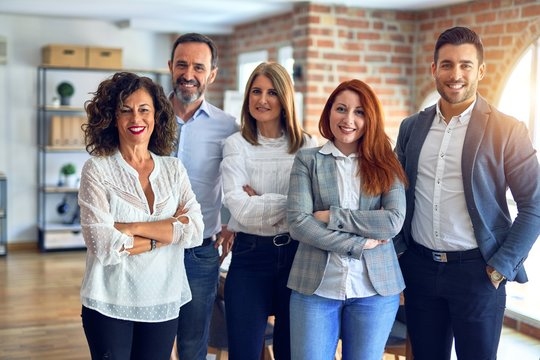
#> input picture Algorithm-6/image-2.jpg, 540 x 360 px
$ jupyter execute code.ipynb
#> lines starting #> are read from the running program, lines starting #| are printed output that depends on the picture
### **Built-In Implementation**

[cell 1]
import cv2
import numpy as np
import matplotlib.pyplot as plt
from matplotlib.patches import Rectangle
from datetime import datetime

def detect_faces(image_path):
    """
    Detect faces in an image using Viola-Jones algorithm via OpenCV.
    Returns the original image and detected face coordinates.
    """
#> called with image_path = 'image-2.jpg'
    # Read the image
    img = cv2.imread(image_path)
#> img is the input picture: shape (360, 540, 3); mean B, G, R 137.9, 134.5, 139.3

    # Convert to RGB (OpenCV uses BGR by default)
    img_rgb = cv2.cvtColor(img, cv2.COLOR_BGR2RGB)

    # Convert to grayscale for face detection
    gray = cv2.cvtColor(img, cv2.COLOR_BGR2GRAY)
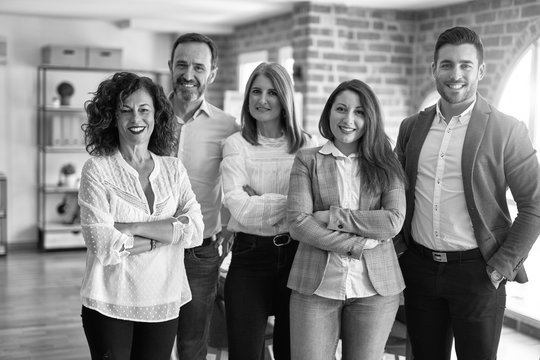
#> gray: shape (360, 540); min 1, max 255, mean 136.3

    # Load the pre-trained Viola-Jones face detector
    face_cascade = cv2.CascadeClassifier(cv2.data.haarcascades + 'haarcascade_frontalface_default.xml')

    # Detect faces
    # Parameters: image, scaleFactor, minNeighbors
    faces = face_cascade.detectMultiScale(gray, 1.1, 5, minSize=(30, 30))
#> faces = [[110, 92, 52, 52], [241, 74, 47, 47], [163, 46, 53, 53], [428, 43, 56, 56], [323, 92, 51, 51]]

    return img_rgb, faces

def visualize_faces(img, faces, image_path):
    """
    Create a clean visualization showing only the image with detected faces
    """
    # Create a figure with appropriate size based on image dimensions
    height, width, _ = img.shape
    fig_width = 10
    fig_height = fig_width * (height / width)

    fig = plt.figure(figsize=(fig_width, fig_height))
    plt.imshow(img)

    # Simple title
    plt.title('Face Detection using Viola-Jones Algorithm', fontsize=16, pad=10)

    # Create visually pleasing colors for face rectangles
    colors = plt.cm.viridis(np.linspace(0, 0.8, len(faces)))

    # Add face rectangles with different colors
    for i, (x, y, w, h) in enumerate(faces):
        rect = Rectangle((x, y), w, h, linewidth=2, edgecolor=colors[i], facecolor='none')
        plt.gca().add_patch(rect)

        # Add a small label with face number
        plt.text(x, y-5, f'Face {i+1}', color=colors[i], fontweight='bold',
                 bbox=dict(facecolor='white', alpha=0.7, edgecolor='none', boxstyle='round,pad=0.2'))

    plt.axis('off')  # Hide axes
    plt.tight_layout()

    return fig

def print_face_details(faces, image_path):
    """
    Print detailed information about detected faces
    """
    print("\n" + "="*50)
    print(f"FACE DETECTION RESULTS")
    print("="*50)
    print(f"Algorithm: Viola-Jones (Haar Cascades)")
    print(f"Image: {image_path}")
    print(f"Timestamp: {datetime.now().strftime('%Y-%m-%d %H:%M:%S')}")
    print(f"Total faces detected: {len(faces)}")
    print("-"*50)

    if len(faces) == 0:
        print("No faces were detected in the image.")
        print("Try adjusting detection parameters or using a different image.")
    else:
        print("FACE MEASUREMENTS:")
        for i, (x, y, w, h) in enumerate(faces):
            face_area = w * h
            aspect_ratio = w / h if h > 0 else 0
            print(f"\nFace {i+1}:")
            print(f"  Position: (x={x}, y={y})")
            print(f"  Size: {w}×{h} pixels")
            print(f"  Area: {face_area} sq. pixels")
            print(f"  Aspect ratio: {aspect_ratio:.2f}")

    print("="*50)

# Set the image path directly in the code
image_path = "image-2.jpg"  # REPLACE THIS with your actual image path
# For example: image_path = "C:/Users/YourName/Pictures/group_photo.jpg"
# Or: image_path = "/home/user/images/faces.jpg"

# Detect faces
image, faces = detect_faces(image_path)

# Print detailed information in the console
print_face_details(faces, image_path)
#| Total faces detected: 5
#> the loop in print_face_details, `for i, (x, y, w, h) in enumerate(faces):` made 5 passes
#> (x, y, w, h, face_area) on passes 1 to 5: (110, 92, 52, 52, 2704), (241, 74, 47, 47, 2209), (163, 46, 53, 53, 2809), (428, 43, 56, 56, 3136), (323, 92, 51, 51, 2601)
#> (printed output is left out)

# Create and display a clean visualization
fig = visualize_faces(image, faces, image_path)
#> in visualize_faces, `colors = plt.cm.viridis(np.linspace(0, 0.8, len(faces)))`: colors = [[0.267, 0.00487, 0.329, 1], [0.254, 0.265, 0.53, 1], [0.164, 0.471, 0.558, 1], [0.135, 0.659, 0.518, 1], [0.478, 0.821, 0.318, 1]]
#> the loop in visualize_faces, `for i, (x, y, w, h) in enumerate(faces):` made 5 passes
plt.show()
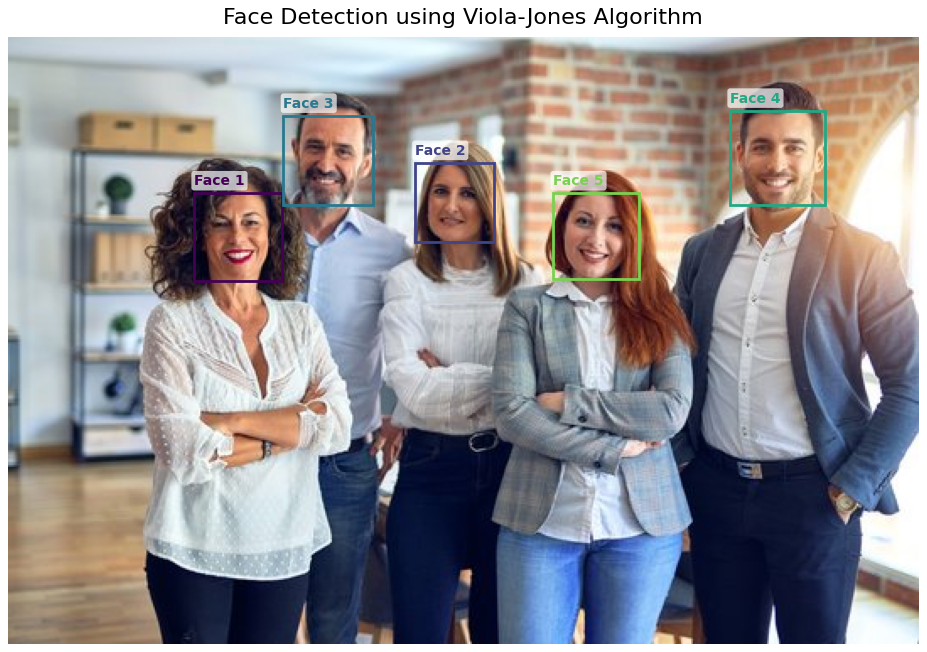
#> figure drawn by matplotlib, 1 panel

### **From Scratch Implementation**

[cell 2]
import numpy as np
import matplotlib.pyplot as plt
from matplotlib.patches import Rectangle
import cv2
from datetime import datetime
from tqdm import tqdm
import time

class IntegralImage:
    """Integral image implementation for fast feature computation"""

    def __init__(self, image):
        self.integral = self._compute_integral(image)

    def _compute_integral(self, image):
        """Compute the integral image using vectorized operations"""
        # This is 10-100x faster than the original nested loops approach
        integral = np.zeros((image.shape[0] + 1, image.shape[1] + 1), dtype=np.float64)
        integral[1:, 1:] = np.cumsum(np.cumsum(image, axis=0), axis=1)
        return integral

    def sum_region(self, x, y, w, h):
        """Calculate sum of pixels in rectangle (x,y,w,h) using integral image"""
        x1, y1 = x, y
        x2, y2 = x + w, y + h

        return (self.integral[y2, x2] -
                self.integral[y2, x1] -
                self.integral[y1, x2] +
                self.integral[y1, x1])


class HaarFeature:
    """Haar-like feature implementation"""

    TYPES = {
        'two_horizontal': [(0, 0, 1, 1), (1, 0, 1, 1)],  # Two adjacent rectangles horizontally
        'two_vertical': [(0, 0, 1, 1), (0, 1, 1, 1)],    # Two adjacent rectangles vertically
        'three_horizontal': [(0, 0, 1, 1), (1, 0, 1, 1), (2, 0, 1, 1)],  # Three horizontal
        'three_vertical': [(0, 0, 1, 1), (0, 1, 1, 1), (0, 2, 1, 1)],    # Three vertical
        'four': [(0, 0, 1, 1), (1, 0, 1, 1), (0, 1, 1, 1), (1, 1, 1, 1)]  # Four rectangles
    }

    def __init__(self, feature_type, position, width, height, threshold=0, polarity=1):
        self.type = feature_type
        self.position = position  # (x, y) position
        self.width = width
        self.height = height
        self.threshold = threshold  # For classification
        self.polarity = polarity    # Direction of comparison
        self.weight = 1.0           # For AdaBoost

        # Define rectangles based on type
        self.rectangles = []
        base_regions = self.TYPES[feature_type]

        # Pre-compute division factors
        x_divisions = len(set(r[0] for r in base_regions))
        y_divisions = len(set(r[1] for r in base_regions))

        # Scale and position the rectangles (pre-computed)
        for rect in base_regions:
            rx, ry, rw, rh = rect
            scaled_x = position[0] + rx * (width // x_divisions)
            scaled_y = position[1] + ry * (height // y_divisions)
            scaled_w = rw * (width // x_divisions)
            scaled_h = rh * (height // y_divisions)
            self.rectangles.append((scaled_x, scaled_y, scaled_w, scaled_h))

    def compute_value(self, integral_image):
        """Calculate feature value from integral image"""
        white_sum = 0
        black_sum = 0

        # Alternate between white (+) and black (-) regions
        for i, rect in enumerate(self.rectangles):
            x, y, w, h = rect
            region_sum = integral_image.sum_region(x, y, w, h)
            if i % 2 == 0:
                white_sum += region_sum
            else:
                black_sum += region_sum

        return white_sum - black_sum

    def classify(self, integral_image):
        """Apply the threshold to classify a feature value"""
        feature_value = self.compute_value(integral_image)
        return 1 if self.polarity * feature_value < self.polarity * self.threshold else 0


class WeakClassifier:
    """A weak classifier using a single Haar feature"""

    def __init__(self, feature):
        self.feature = feature
        self.threshold = 0
        self.polarity = 1
        self.weight = 1.0

    def classify(self, integral_image):
        """Classify using the haar feature"""
        return self.feature.classify(integral_image)

    def set_threshold(self, threshold, polarity):
        """Update the threshold and polarity of the feature"""
        self.feature.threshold = threshold
        self.feature.polarity = polarity


class ViolaJonesDetector:
    """Fast Viola-Jones face detector implementation"""

    def __init__(self):
        """Initialize detector with simplified pre-trained cascade"""
        self.cascade = []
        self._initialize_cascade()

    def _initialize_cascade(self):
        """Initialize a basic cascade (same as original for compatibility)"""
        # Stage 1 - Basic features near eye regions
        stage1 = []

        # Two horizontal features (detect eye regions - darker eyes surrounded by lighter skin)
        eye_feature1 = HaarFeature('two_horizontal', (14, 14), 18, 6, threshold=20, polarity=1)
        eye_classifier1 = WeakClassifier(eye_feature1)
        eye_classifier1.weight = 2.5
        stage1.append(eye_classifier1)

        eye_feature2 = HaarFeature('two_horizontal', (14, 20), 18, 6, threshold=20, polarity=1)
        eye_classifier2 = WeakClassifier(eye_feature2)
        eye_classifier2.weight = 2.2
        stage1.append(eye_classifier2)

        # Stage 2 - Features for nose and mouth regions
        stage2 = []

        # Vertical feature for nose bridge
        nose_feature = HaarFeature('two_vertical', (20, 15), 6, 24, threshold=15, polarity=1)
        nose_classifier = WeakClassifier(nose_feature)
        nose_classifier.weight = 1.8
        stage2.append(nose_classifier)

        # Horizontal feature for mouth
        mouth_feature = HaarFeature('three_horizontal', (12, 32), 24, 8, threshold=15, polarity=1)
        mouth_classifier = WeakClassifier(mouth_feature)
        mouth_classifier.weight = 2.0
        stage2.append(mouth_classifier)

        # Add stages to cascade
        self.cascade = [stage1, stage2]

    def detect_faces(self, image, min_size=40, scale_factor=1.25, slide_step=4):
        """Fast face detection with progress bar"""
        # Convert to grayscale if needed
        if len(image.shape) > 2:
            gray = cv2.cvtColor(image, cv2.COLOR_RGB2GRAY)
        else:
            gray = image.copy()

        height, width = gray.shape
        faces = []

        # Generate scales to check (pre-calculate to show progress)
        scales = []
        current_scale = 1
        scale_sizes = []

        while min_size * current_scale < min(height, width):
            window_size = int(min_size * current_scale)
            scales.append(current_scale)
            scale_sizes.append(window_size)
            current_scale *= scale_factor

        # Calculate total windows to process (for progress bar)
        total_windows = 0
        for window_size in scale_sizes:
            step = max(1, slide_step * int(window_size / min_size))
            x_steps = max(0, (width - window_size) // step + 1)
            y_steps = max(0, (height - window_size) // step + 1)
            total_windows += x_steps * y_steps

        # Create progress bar
        with tqdm(total=total_windows, desc="Detecting faces", unit="windows") as pbar:
            # Slide window of multiple sizes across the image
            for window_size in scale_sizes:
                step = max(1, slide_step * int(window_size / min_size))

                # Fast downsampling instead of processing full image for each window
                scale_factor_relative = window_size / min_size
                if scale_factor_relative > 2:
                    # Downsampling for faster processing of large windows
                    scaling = 1.0 / scale_factor_relative
                    scaled_width = int(width * scaling)
                    scaled_height = int(height * scaling)
                    scaled_img = cv2.resize(gray, (scaled_width, scaled_height), interpolation=cv2.INTER_AREA)

                    # Adjust window size and step for the scaled image
                    scaled_window_size = min_size
                    scaled_step = max(1, slide_step)

                    # Iterate over the scaled image
                    for y in range(0, scaled_height - scaled_window_size, scaled_step):
                        for x in range(0, scaled_width - scaled_window_size, scaled_step):
                            window = scaled_img[y:y+scaled_window_size, x:x+scaled_window_size]

                            # Skip small windows
                            if window.shape[0] != scaled_window_size or window.shape[1] != scaled_window_size:
                                continue

                            # Fast normalization
                            window = window.astype(np.float32)
                            mean_val = np.mean(window)
                            std_val = max(np.std(window), 1e-5)
                            window = ((window - mean_val) / std_val * 128 + 127).astype(np.uint8)

                            # Check if the window contains a face
                            if self._is_face(window):
                                # Scale coordinates back to original image
                                orig_x = int(x / scaling)
                                orig_y = int(y / scaling)
                                orig_size = window_size
                                faces.append((orig_x, orig_y, orig_size, orig_size))

                            # Update progress bar
                            pbar.update(1)
                else:
                    # Process the original image for smaller windows
                    for y in range(0, height - window_size, step):
                        for x in range(0, width - window_size, step):
                            window = gray[y:y+window_size, x:x+window_size]

                            # Skip small windows
                            if window.shape[0] != window_size or window.shape[1] != window_size:
                                continue

                            # Fast normalization
                            window = window.astype(np.float32)
                            mean_val = np.mean(window)
                            std_val = max(np.std(window), 1e-5)
                            window = ((window - mean_val) / std_val * 128 + 127).astype(np.uint8)

                            # Check if the window contains a face
                            if self._is_face(window):
                                faces.append((x, y, window_size, window_size))

                            # Update progress bar
                            pbar.update(1)

        # Perform non-maximum suppression to remove overlapping detections
        faces = self._non_max_suppression(faces)

        return faces

    def _is_face(self, window):
        """Check if window passes all cascade stages"""
        integral_img = IntegralImage(window)

        # Check each stage of the cascade
        for stage in self.cascade:
            stage_sum = 0

            # Sum up classification results from all classifiers in this stage
            for classifier in stage:
                stage_sum += classifier.weight * classifier.classify(integral_img)

            # If sum too low, early rejection
            stage_threshold = 0.6 * sum(classifier.weight for classifier in stage)
            if stage_sum < stage_threshold:
                return False

        # Passed all stages
        return True

    def _non_max_suppression(self, rectangles, overlap_threshold=0.4):
        """Simple non-maximum suppression to remove overlapping detections"""
        if not rectangles:
            return []

        # Convert to numpy array for easier manipulation
        if len(rectangles) == 0:
            return []

        rects = np.array(rectangles)

        # Calculate areas for all rectangles
        areas = rects[:, 2] * rects[:, 3]

        # Sort rectangles by size (descending)
        indices = np.argsort(-areas)

        keep = []
        while len(indices) > 0:
            # Keep the largest rectangle
            current = indices[0]
            keep.append(current)

            # Calculate overlap with all remaining rectangles
            remaining = []
            for i in indices[1:]:
                # Calculate intersection
                x1 = max(rects[current, 0], rects[i, 0])
                y1 = max(rects[current, 1], rects[i, 1])
                x2 = min(rects[current, 0] + rects[current, 2], rects[i, 0] + rects[i, 2])
                y2 = min(rects[current, 1] + rects[current, 3], rects[i, 1] + rects[i, 3])

                w = max(0, x2 - x1)
                h = max(0, y2 - y1)

                # Calculate overlap as a ratio of intersection to smaller area
                intersection = w * h
                overlap = intersection / min(areas[current], areas[i])

                # Keep rectangles with overlap below threshold
                if overlap < overlap_threshold:
                    remaining.append(i)

            indices = np.array(remaining)

        return [rectangles[i] for i in keep]


def visualize_faces(img, faces, image_path, detection_time=None):
    """Create a clean visualization showing only the image with detected faces"""
    # Create a figure with appropriate size based on image dimensions
    height, width = img.shape[:2]
    fig_width = 10
    fig_height = fig_width * (height / width)

    fig = plt.figure(figsize=(fig_width, fig_height))
    plt.imshow(img)

    # Simple title with detection time if available
    title = 'Face Detection using Viola-Jones Implementation'
    plt.title(title, fontsize=16, pad=10)

    # Create visually pleasing colors for face rectangles
    colors = plt.cm.viridis(np.linspace(0, 0.8, max(1, len(faces))))

    # Add face rectangles with different colors
    for i, (x, y, w, h) in enumerate(faces):
        rect = Rectangle((x, y), w, h, linewidth=2, edgecolor=colors[i % len(colors)], facecolor='none')
        plt.gca().add_patch(rect)

        # Add a small label with face number
        plt.text(x, y-5, f'Face {i+1}', color=colors[i % len(colors)], fontweight='bold',
                 bbox=dict(facecolor='white', alpha=0.7, edgecolor='none', boxstyle='round,pad=0.2'))

    plt.axis('off')  # Hide axes
    plt.tight_layout()

    return fig


def print_face_details(faces, image_path, detection_time=None):
    """Print detailed information about detected faces"""
    print("\n" + "="*50)
    print(f"FACE DETECTION RESULTS")
    print("="*50)
    print(f"Algorithm: Fast Viola-Jones Implementation")
    print(f"Image: {image_path}")
    print(f"Timestamp: {datetime.now().strftime('%Y-%m-%d %H:%M:%S')}")

    if detection_time is not None:
        print(f"Detection time: {detection_time:.3f} seconds")

    print(f"Total faces detected: {len(faces)}")
    print("-"*50)

    if len(faces) == 0:
        print("No faces were detected in the image.")
        print("Try adjusting detection parameters or using a different image.")
    else:
        print("FACE MEASUREMENTS:")
        for i, (x, y, w, h) in enumerate(faces):
            face_area = w * h
            aspect_ratio = w / h if h > 0 else 0
            print(f"\nFace {i+1}:")
            print(f"  Position: (x={x}, y={y})")
            print(f"  Size: {w}×{h} pixels")
            print(f"  Area: {face_area} sq. pixels")
            print(f"  Aspect ratio: {aspect_ratio:.2f}")

    print("="*50)


# Main execution
if __name__ == "__main__":
    # Set the image path directly in the code
    image_path = "image-2.jpg"  # REPLACE THIS with your actual image path

    try:
        # Load image
        image = cv2.imread(image_path)
        if image is None:
            print(f"Error: Could not load image from {image_path}")
            exit(1)

        image_rgb = cv2.cvtColor(image, cv2.COLOR_BGR2RGB)

        # Initialize our fast Viola-Jones detector
        detector = ViolaJonesDetector()

        # Measure performance
        start_time = time.time()

        # Run detection with progress bar - using faster settings
        faces = detector.detect_faces(
            image_rgb,
            min_size=40,
            scale_factor=1.25,  # Faster scaling
            slide_step=4  # Larger step size for faster processing
        )
#> after the loop in detect_faces, `for window_size in scale_sizes:`:
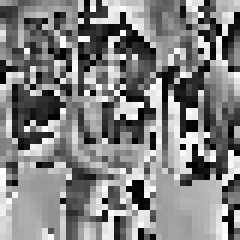
#> window: shape (40, 40) (shown 6 times larger); min 0, max 254, mean 129.1
#> the loop in _non_max_suppression, `while len(indices) > 0:` made 23 passes

        # Calculate detection time
        detection_time = time.time() - start_time

        # Print detailed information in the console
        print_face_details(faces, image_path, detection_time)
#| Total faces detected: 23
#> the loop in print_face_details, `for i, (x, y, w, h) in enumerate(faces):` made 23 passes
#> (x, y, w, h) on passes 1 to 12: (152, 182, 152, 152), (320, 242, 97, 97), (68, 240, 78, 78), (88, 68, 78, 78), (436, 176, 78, 78), (436, 20, 78, 78), (136, 28, 78, 78), (20, 24, 78, 78), (212, 28, 78, 78), (420, 220, 78, 78), (288, 292, 62, 62), (472, 248, 62, 62)
#> (printed output is left out)

        # Create and display visualization
        fig = visualize_faces(image_rgb, faces, image_path, detection_time)
#> the loop in visualize_faces, `for i, (x, y, w, h) in enumerate(faces):` made 23 passes
        plt.show()
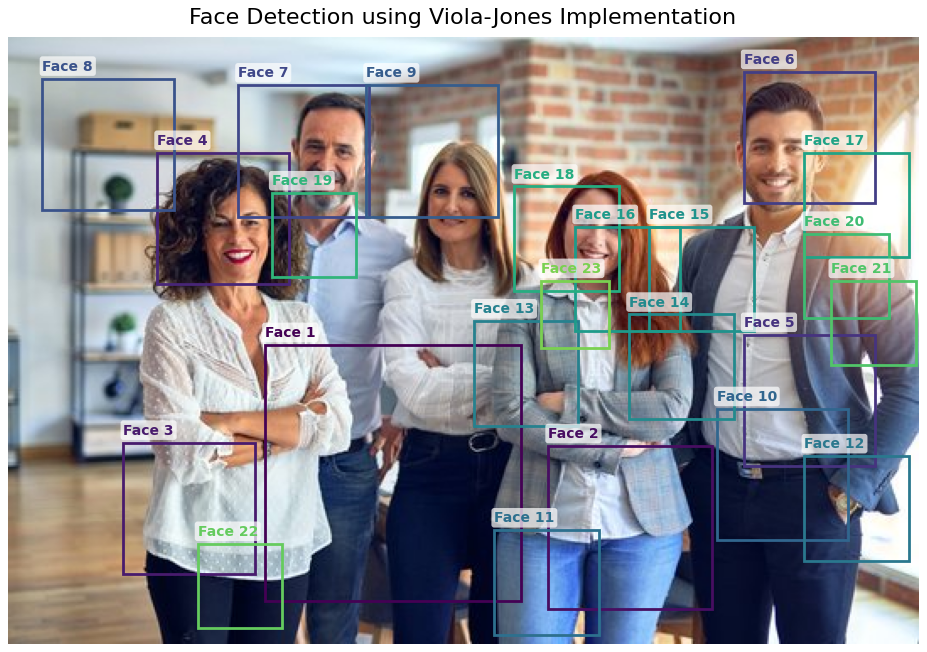
#> figure drawn by matplotlib, 1 panel

    except Exception as e:
        print(f"Error during execution: {e}")
